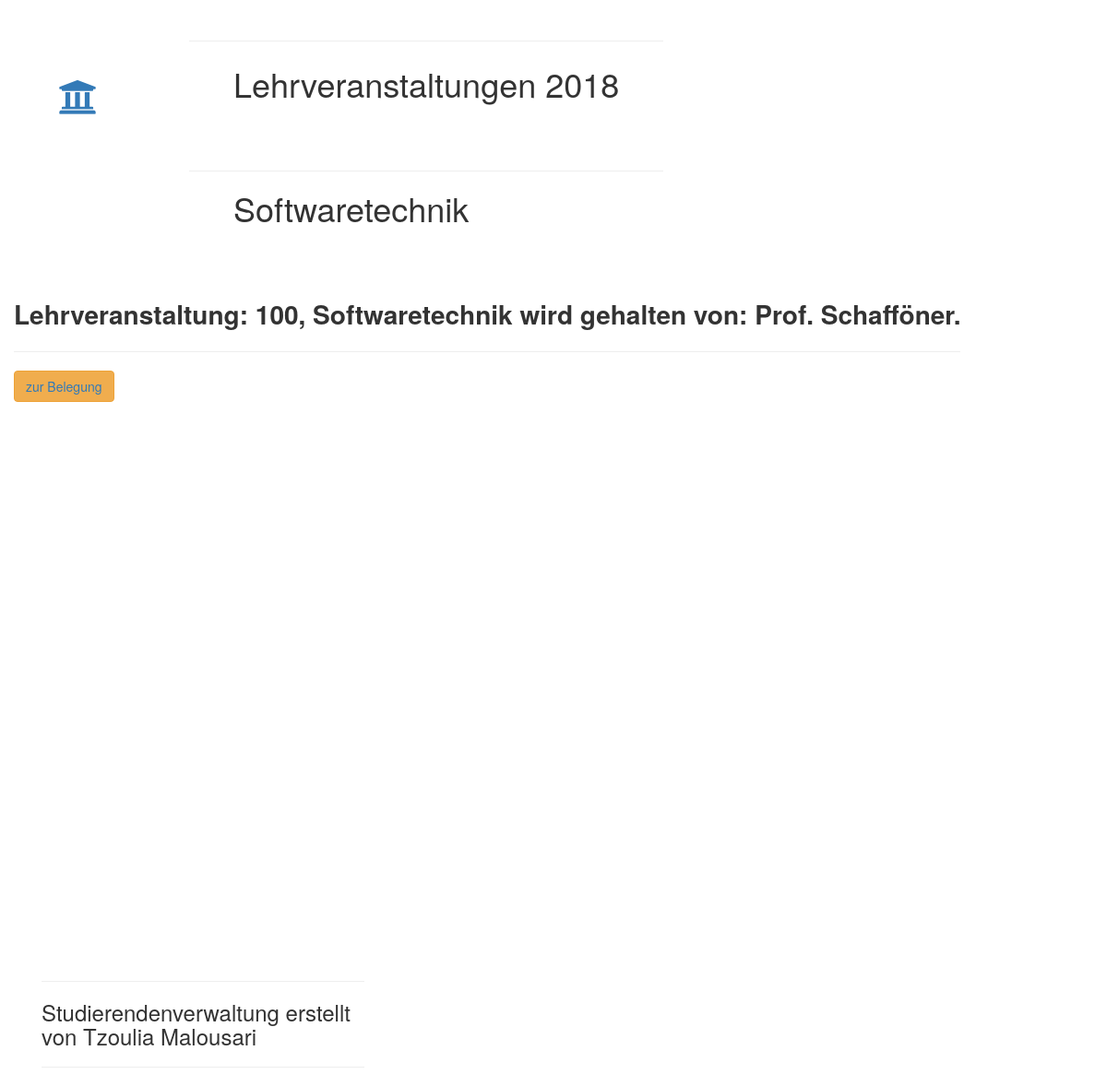
The app's page /belegungen/1/ with its own data.
### belegungen/models.py (models this page shows, shortened)
class Lehrveranstaltung(models.Model):
    lv_nr = models.IntegerField(default=100)
    lv_name = models.CharField(max_length=200)
    doz_name = models.CharField(max_length=150)
    stud = models.ManyToManyField(Student)
    objects = models.Manager()

### belegungen/views.py (the view)
# urls.py: path('<int:lv_id>/', views.modul_detail, name='modul_detail'),
def modul_detail(request, lv_id):  # zeigt welche Matrikelnummern zugehörig sind und zählt sie zusammen
    lv = get_object_or_404(Lehrveranstaltung, pk=lv_id)  # statt einen try block zu verwenden
    student = Student.objects.order_by('stud_name')
    return render(request, 'belegungen/modul_detail.html', {'page_title': lv.lv_name, 'lv': lv, 'student': student, })

### belegungen/templates/belegungen/modul_detail.html
{%  extends 'belegungen/base.html' %}
{% block main_content %}
    <p style="font-size: 28px">
        <b>Lehrveranstaltung: {{ lv.lv_nr }}, {{ lv.lv_name }} wird gehalten von: {{ lv.doz_name }}. </b>
    </p>
    <hr>
    <button type="button" class="btn btn-warning">
        <a href="{% url "belegungen:modulwahl" %}">zur Belegung</a>
    </button>
{% endblock %}

### belegungen/templates/belegungen/base.html (shortened to what this page needs)
<!DOCTYPE html>
<html lang="en">
<head>
    <link rel="stylesheet" href="https://stackpath.bootstrapcdn.com/bootstrap/4.2.1/css/bootstrap.min.css"
>
    <link rel="stylesheet" href="https://use.fontawesome.com/releases/v5.6.3/css/all.css"
>
    {% load staticfiles %}
    {% load bootstrap3 %}
    {% bootstrap_css %}
</head>
<body>
<header>
    <div class="c1 container" style="margin: 3vh 500px 3vh 0">
        <div class="hdr row">
            <div class="left col col-2">
                {% block header_content_left %}
        <a href="{% url "belegungen:index" %}" class="fas fa-university fa-3x" style="margin: 60px 4vw"></a>
                {% endblock %}
            </div>
            <div class="center col-auto">
                {% block main_header_content %}
<hr>
                    <p style="height: 100px; font-size:3vw; margin: 0 4vw ">Lehrveranstaltungen 2018</p>
                    <hr>
                    <h1 class="titel" style="margin: 10px 4vw 50px 4vw ">{{ page_title }}</h1>
                {% endblock %}
            </div>
        </div>
    </div>
</header>
<main>
    <div class="c2 container-fluid" style="min-height: 700px; margin: 3vh 1500px 3vh 0">
        <div class="row">
            <div class="center col-auto">
                {% block main_content %}
                {% endblock %}
            </div>
        </div>
    </div>
</main>
<footer>
    <div class="c3 container">
        <div class="ft row ">
            <div class="left col col-4">
                {% block footer_content_left %}
                   <h3> {% include "belegungen/footer.html" %} </h3>
                {% endblock %}
            </div>
            <div class="center col-auto">
            </div>
            <div class="right col col-6">
            </div>
        </div>
    </div>
</footer>
</body>
</html>

### records on screen
Lehrveranstaltung: lv_name "Softwaretechnik", lv_nr "100", doz_name "Prof. Schafföner"
